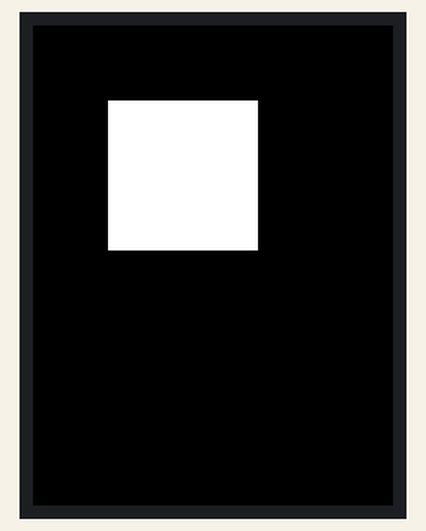
This program was run on a simulated MicroPython board. Shown: 240×320 colour display. Library files of the repository ran but are not shown: ili9341.py. At 0.3 s the program stops and its outputs stay as they are.

Above: at 0.4 s.

The program:

rectangle.py
```python
from ili9341 import ILI9341
from machine import Pin, SPI
from time import sleep

spi = SPI(0, baudrate=20000000, miso=Pin(20), mosi=Pin(19), sck=Pin(18))
display = ILI9341(spi, cs=Pin(17), dc=Pin(27), rst=Pin(16), w=320, h=240, r=2)
display.erase()

x_start = 50
y_start = 50
box_width = 100
box_height = 100

display.fill_rectangle(x_start, y_start, box_width, box_height, color=0xffff)
```
